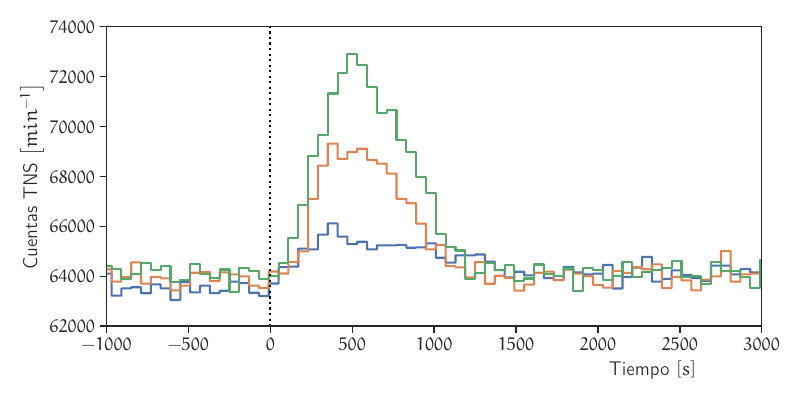

Python code for this plot:
#!/usr/bin/env python3.7
# -*- coding: utf8 -*-

import matplotlib as mat
import matplotlib.pyplot as plt
import seaborn as sns
import numpy as np

sns.set(rc={"figure.figsize":(8,4)})
sns.set_context('paper',font_scale=1.5,rc={'lines.linewidth':1.5})
sns.set_style('ticks')
mat.rc('text',usetex=True)
mat.rc('text.latex',preamble=r'\usepackage[utf8]{inputenc}\usepackage[T1]{fontenc}\usepackage[spanish]{babel}\usepackage{mathpazo}\usepackage[euler-digits,euler-hat-accent]{eulervm}\usepackage{amsmath,amsfonts,amssymb}\usepackage{siunitx}')

x=np.loadtxt('scibar-sim.csv',delimiter=',',comments='#')
tns=x[0:75,1]
new=x[75:150,1]
old=x[150:,1]
t=np.arange(-1300,3200,60)
c=sns.color_palette('deep')
fig,ax=plt.subplots(nrows=1,ncols=1,sharex=False,sharey=False)
ax.plot(t,tns,ds='steps-mid')
ax.plot(t,old,ds='steps-mid')
ax.plot(t,new,ds='steps-mid')
ax.set_xlim(-1000,3000)
ax.set_ylim(6.2e4,7.4e4)
ax.axvline(x=0,color='black',ls=':')
ax.set_xlabel(r'Tiempo $\left[\si{\second}\right]$',x=0.9,ha='right')
ax.set_ylabel(r'Cuentas TNS $\left[\si{\per\minute}\right]$')
plt.tight_layout(pad=1.0)
plt.savefig('scibar-sim.pdf')
plt.show()
